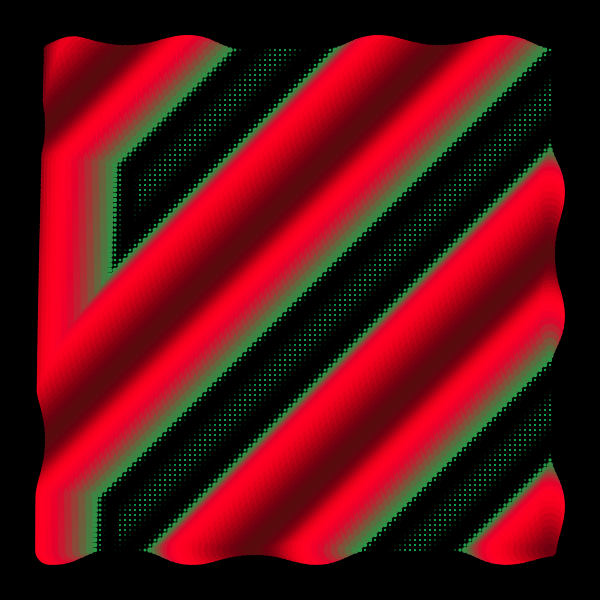
Frame 1 (no input)
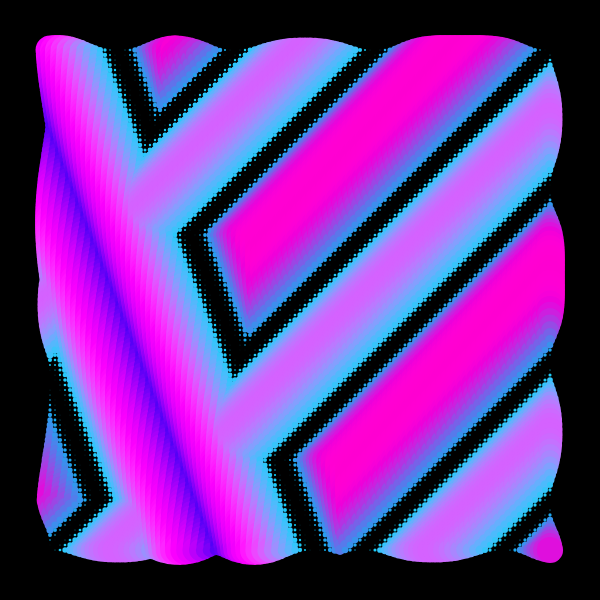
Frame 60 (no input)
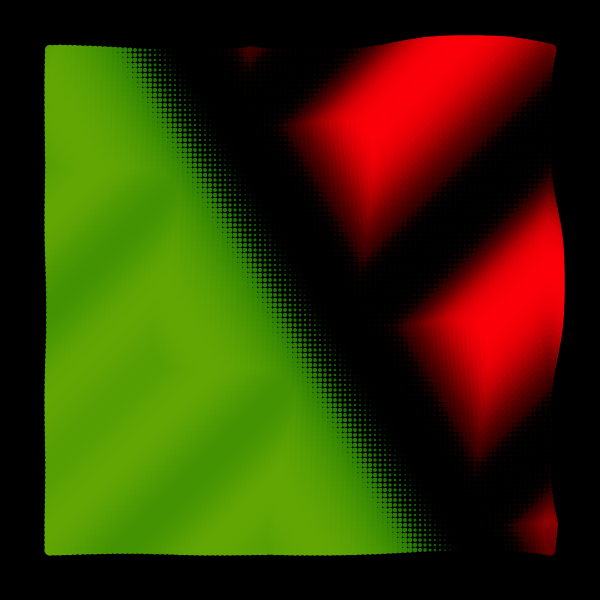
Frame 120 (the mouse pressed at the canvas centre since frame 60)

The p5.js sketch that drew these frames (run headless with seeded random() and noise() and a simulated clock; from frame 60 on, the mouse is pressed at the canvas centre):

// p5.js sketch
// ── sketch.js
const S = 600;

const PAD = S / 12;

const N = 100;
const spacing = (S - PAD * 2) / N;
let newMode = false;
function setup() {
  createCanvas(S, S);
  frameRate(120);
  background(0)
}

const loopLength = 350;

function draw() {
    
    background(0)
    // Update center position based on mouse
    let centerX = mouseX;
    let centerY = mouseY;
  
    let t = (frameCount % loopLength) / loopLength;
    let sineWave = sin(t * TWO_PI); // Add a sine wave component
    let C = map(sineWave, -1, 1, 0, TAU);
  
    for (let x = 0; x <= N; x++) {
      for (let y = 0; y <= N; y++) {
        // Update radius based on sine wave
        let R = 100 + 50 * sin(C + x * 0.1 + y * 0.1);
        let x1 = centerX + R * cos(C);
        let y1 = centerY + R * sin(C);
  
        let x2 = centerX + R * cos(C + PI);
        let y2 = centerY + R * sin(C + PI);
  
        let factor = 18;
  
        let d = pDistance(x * spacing + PAD, y * spacing + PAD, x1, y1, x2, y2) / factor;
  
        let rat = map(sin(C), -1, 1, 0.2, 0.8);
  
        stroke(
          127.5 + 127.5 * sin(d + C),
          80 - 127.5 * cos(d * 0.75 + C),
          127.5 + 127.5 * cos(d * 0.15 + C)
        );
  
        strokeWeight(15 + 15 * sin(d + C));
        point(x * spacing + PAD, y * spacing + PAD);
      }
    }
  }
  
//stays unchanged, basically a grid so the circles dont overlap with eachother
function pDistance(x, y, x1, y1, x2, y2) {

    if (!newMode) {


        // Original pDistance function
        var A = x - x1;
        var B = y - y1;
        var C = x2 - x1;
        var D = y2 - y1;
    
        var dot = A * C + B * D;
        var len_sq = C * C + D * D;
        var param = dot / len_sq;
    
        var xx, yy;
    
        if (param < 0) {
          xx = x1;
          yy = y1;
        } else if (param > 1) {
          xx = x2;
          yy = y2;
        } else {
          xx = x1 + param * C;
          yy = y1 + param * D;
        }
    
        var dx =  xx;
        var dy =  yy;
        return Math.sqrt(dx * dx + dy * dy);
      } else {


        // Adjusted from original function to create new mode
        let dx1 =  x1;
        let dy1 =  y1;
        let dist1 = Math.sqrt(dx1 * dx1 + dy1 * dy1);
    
        let dx2 = x - x2;
        let dy2 = y - y2;
        let dist2 = Math.sqrt(dx2 * dx2 + dy2 * dy2);
    
        return min(dist1, dist2);
      }
}
function keyPressed() {
    if (keyCode === ENTER) {
      newMode = !newMode;
      background(0); // Clear canvas when switching modes
    }
  }
